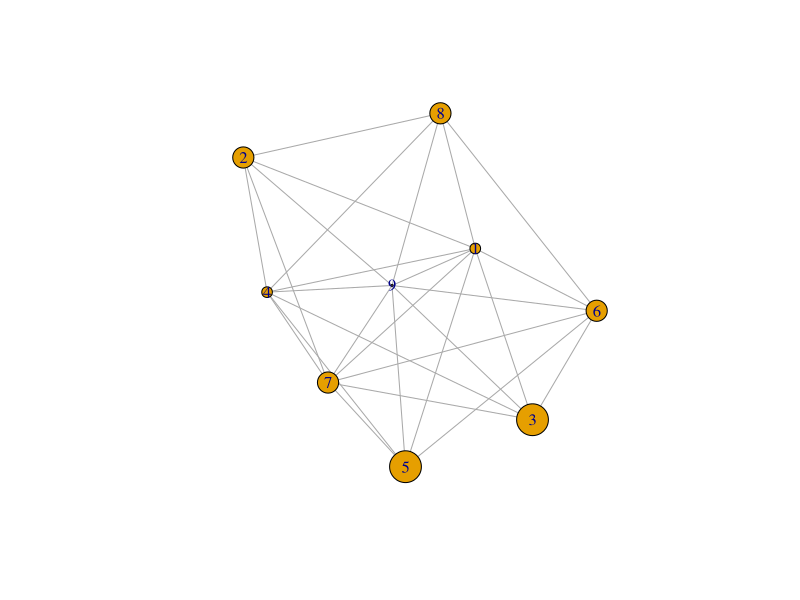

Write the R code that produced this figure.
split_unlist <- function(...) unlist(strsplit(...))

cart_prod <- function(x) levels(interaction(x, sep=""))

accepts <- function(...) length(do.call(intersect, ...))==0

append_comment <- function(df,comment) rbind(df,c("",comment))

horarios <- function(cod) {
  cod <- split_unlist(cod, " ", perl=T)
  cod <- strsplit(cod, "(?<=\\D)(?=\\d)|(?<=\\d)(?=\\D)", perl=T)
  
  cod <- lapply(cod, function(x) lapply(x, split_unlist, ""))
  
  unlist(lapply(cod, cart_prod))
}

setwd("C:/R/cliquenroll/")

matricula <- read.table("matricula.tsv",stringsAsFactors = F,sep="\t",header=T)
recusados <- c("M","T1","T2","T3","T4")

matricula[["horarios"]] <- lapply(matricula[,"horario"],horarios)
matricula[,"carga"] <- sapply(matricula[["horarios"]],function(x) length(x)*15)

#recusando horarios
matricula <- matricula[!grepl(paste(recusados,collapse="|"),matricula[["horarios"]]),]

#formatando data.frame
matricula[,"id"] <- 1:nrow(matricula)
matricula <- matricula[,c("id","nome","carga","horario","horarios")]

#edgelist colisao de horarios
acceptance <- data.frame(
   n = t(combn(matricula[,"id"],2))
  ,v = combn(matricula[,"horarios"],2,accepts)
, stringsAsFactors = F)

#impedindo mesma disciplina em horarios diferentes
acceptance[with(acceptance, matricula[n.1,"nome"] == matricula[n.2,"nome"]),"v"] <- FALSE

library(igraph)

g <- graph_from_data_frame(subset(acceptance, v==T), directed = F, vertices = matricula)

V(g)$size <- V(g)$carga/5

plot(g)

g_cliques <- max_cliques(g)
carga_clique <- sapply(g_cliques, function(x) sum(x$carga))

g_cliques <- g_cliques[order(carga_clique, decreasing = T)]

sugestoes <- lapply(g_cliques, function(sugestao){
  df <- data.frame(nome = sugestao$nome, horario = sugestao$horario, stringsAsFactors = F)
  df <- append_comment(df,"----------")
  df <- append_comment(df,paste0(sum(sugestao$carga),"H"))
  df <- append_comment(df,"")
})

write.table(do.call(rbind,sugestoes),"sugestoes.tsv",row.names = F,col.names = T,quote=F,sep="\t")
